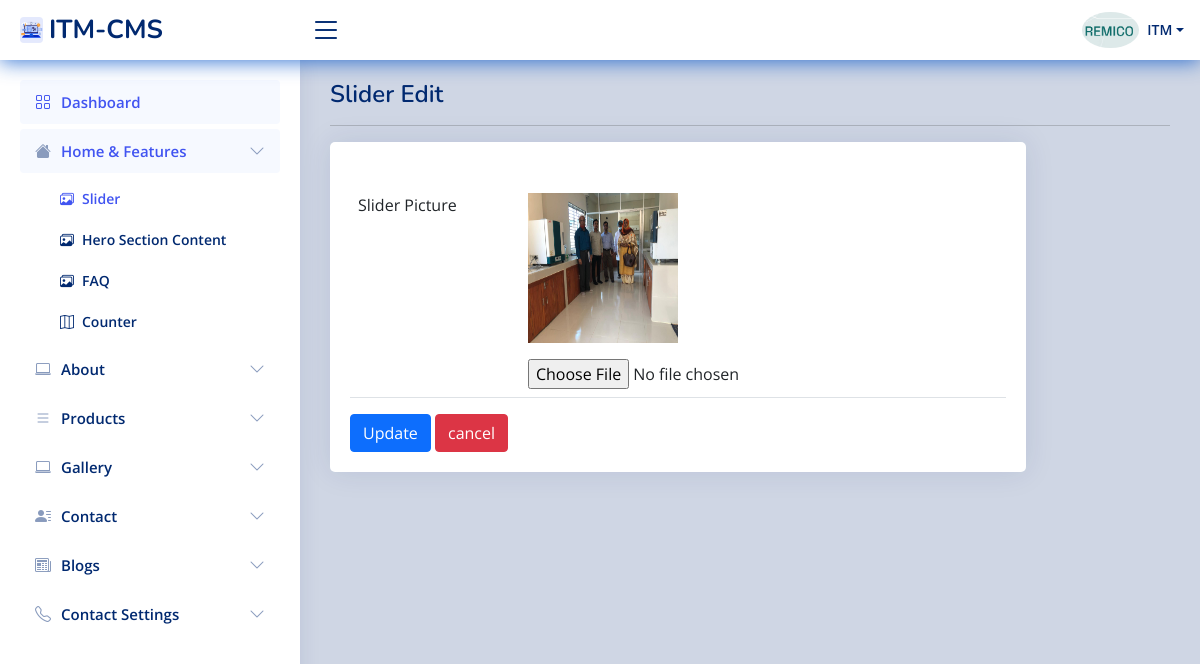
Page /itm-admin/user/slider-edit?edit_id=6 (signed in) on the committed database.
### tables this page shows
CREATE TABLE `stuff` (
  `userid` int(11) NOT NULL,
  `stuff_name` varchar(50) NOT NULL,
  `position` varchar(500) NOT NULL,
  `contact_info` varchar(50) NOT NULL,
  `business_name` varchar(500) NOT NULL,
  `business_details` varchar(250) NOT NULL,
  `service_charge` varchar(250) NOT NULL,
  `business_phone` varchar(100) NOT NULL,
  `business_email` varchar(250) NOT NULL,
  `biz_web` varchar(200) NOT NULL,
  `business_address` varchar(500) NOT NULL,
  `invoice_welcome` varchar(500) NOT NULL,
  `photo` varchar(150) NOT NULL,
  `sign_img` text NOT NULL,
  `join_date` date NOT NULL,
  `status` int(11) NOT NULL,
  `software_status` int(11) NOT NULL,
  `comments` varchar(500) NOT NULL,
  `division_id` int(11) NOT NULL,
  `district_id` int(11) NOT NULL,
  `upazila_id` int(11) NOT NULL,
  `inv_name` varchar(50) NOT NULL
);

CREATE TABLE `user` (
  `userid` int(11) NOT NULL,
  `full_name` varchar(250) NOT NULL,
  `username` varchar(50) NOT NULL,
  `password` varchar(200) NOT NULL,
  `access_level` int(11) NOT NULL,
  `status` int(11) NOT NULL,
  `expire_date` date NOT NULL
);

CREATE TABLE `slider_section` (
  `id` int(11) NOT NULL,
  `user_id` int(11) NOT NULL,
  `slider_title` varchar(200) NOT NULL,
  `slider_subtitle` varchar(200) NOT NULL,
  `short_details` text NOT NULL,
  `link1` varchar(250) NOT NULL,
  `link2` varchar(250) NOT NULL,
  `userPic` varchar(200) NOT NULL
);

### itm-admin/user/session.php (called while the page is built, shortened)
<?php
include('../includes/conn.php');
$sq = mysqli_query($con, "select * from stuff left join `user` on user.userid=stuff.userid where stuff.userid='" . $_SESSION['id'] . "'");
$srow = mysqli_fetch_array($sq);
$user = $srow['username'];

### itm-admin/user/slider-edit.php (the view, shortened to what this page needs)
<!DOCTYPE html>
<html lang="en">
<head>
  <?php require_once 'head_link.php'; ?>
</head>
<body>
  <?php require_once 'header1.php'; ?>
  <?php
  if (isset($_GET['edit_id']) && !empty($_GET['edit_id'])) {
    $customer_id = $_GET['edit_id'];
    $stmt_edit = $DB_con->prepare('SELECT * FROM slider_section WHERE id =:uid');
    $stmt_edit->execute(array(':uid' => $customer_id));
    $edit_row = $stmt_edit->fetch(PDO::FETCH_ASSOC);
    extract($edit_row);
  } else {
  }
  ?>
  <?php require_once 'sidebar.php'; ?>
  <main id="main" class="main">
    <div class="pagetitle">
      <h1>Slider Edit</h1>
      <hr>
    </div>
    <section class="section">
      <div class="row">
        <div class="col-lg-10">
          <div class="card">
            <div class="card-body">
              <h5 class="card-title">
              </h5>
              <form method="post" enctype="multipart/form-data" class="form-horizontal">
                <table class="table table-hover table-responsive">
                  <tr>
                    <td><label class="control-label">Slider Picture </label></td>
                    <td>
                      <?php
                      if (!empty($userPic)) { ?>
                        <p><img id="imagePreview" src="user_images/<?php echo $userPic ?>" height="150" width="150" /></p>
                      <?php  }
                      ?>
                      <input class="input-group" type="file" name="user_image" accept="image/*" onchange="previewImage(event)" />
                    </td>
                  </tr>
                </table>
                <tr>
                  <td colspan="2"><button type="submit" name="btn_save_updates" class="btn btn-primary">
                      <span class="glyphicon glyphicon-save"></span> Update
                    </button>
                    <a class="btn btn-danger" href="slider"> <span class="glyphicon glyphicon-backward"></span> cancel </a>
                  </td>
                </tr>
              </form>
            </div>
          </div>
        </div>
    </section>
  </main>
  <?php require_once 'footer1.php'; ?>

### itm-admin/user/header1.php (shortened to what this page needs)
<?php
  require_once 'session.php';
  include('../scripts2.php');
  ?>
  <header id="header" class="header fixed-top d-flex align-items-center">
    <div class="d-flex align-items-center justify-content-between">
      <a href="home" class="logo d-flex align-items-center">
        <img src="../includes/web.jpg" alt="ITM" class="rounded">
        <span class="d-none d-lg-block">ITM-CMS</span>
      </a>
      <i class="bi bi-list toggle-sidebar-btn"></i>
    </div>
    <nav class="header-nav ms-auto">
      <ul class="d-flex align-items-center">
        <li class="nav-item dropdown pe-3">
          <a class="nav-link nav-profile d-flex align-items-center pe-0" href="#" data-bs-toggle="dropdown">
            <img src="../<?php if ($srow['photo']==""){echo "img/profile.jpg"; } else {echo $srow['photo'];} ?>" alt="Profile" class="rounded-circle">
            <span class="d-none d-md-block dropdown-toggle ps-2"><?php echo $user; ?></span>
          </a>
        </li>
      </ul>
    </nav>
  </header>

### itm-admin/user/assets/css/style.css (style rules this page uses)
:root { scroll-behavior: smooth; }
body { background:#01297030; font-family: "Open Sans", sans-serif; color: #444444; }
a { color: #4154f1; text-decoration: none; }
h1, h2, h3, h4, h5, h6 { font-family: "Nunito", sans-serif; }
#main { margin-top: 60px; padding: 20px 30px; transition: all 0.3s; }
.pagetitle { margin-bottom: 10px; }
.pagetitle h1 { font-size: 24px; margin-bottom: 0; font-weight: 600; color: #012970; }
.card { margin-bottom: 30px; border: none; border-radius: 5px; box-shadow: 0px 0 30px rgba(1, 41, 112, 0.1); }
.card-title { padding: 20px 0 15px 0; font-size: 18px; font-weight: 500; color: #012970; font-family: "Poppins", sans-serif; }
.card-body { padding: 0 20px 20px 20px; }
.logo { line-height: 1; }
@media (min-width: 1200px) { .logo { width: 280px; } }
.logo img { max-height: 26px; margin-right: 6px; }
.logo span { font-size: 26px; font-weight: 700; color: #012970; font-family: "Nunito", sans-serif; }
.header { transition: all 0.5s; z-index: 997; height: 60px; box-shadow: 0px 2px 20px rgba(1, 41, 112, 0.1); background-color: #fff; padding-left: 20px; }
.header .toggle-sidebar-btn { font-size: 32px; padding-left: 10px; cursor: pointer; color: #012970; }
.header-nav ul { list-style: none; }
.header-nav > ul { margin: 0; padding: 0; }
.header-nav .nav-profile { color: #012970; }
.header-nav .nav-profile img { max-height: 36px; }
.header-nav .nav-profile span { font-size: 14px; font-weight: 600; }
@media (min-width: 1200px) { #main, #footer { margin-left: 300px; } }

### itm-admin/user/header1.php (style rules this page uses)
.header { transition: all 0.5s; z-index: 997; height: 60px; box-shadow: 0px 2px 20px #0a58cac9; background-color: #fff; padding-left: 20px; }

### rows in the picture
stuff: photo (picture), user.username "ITM"
slider_section: userPic (picture)
